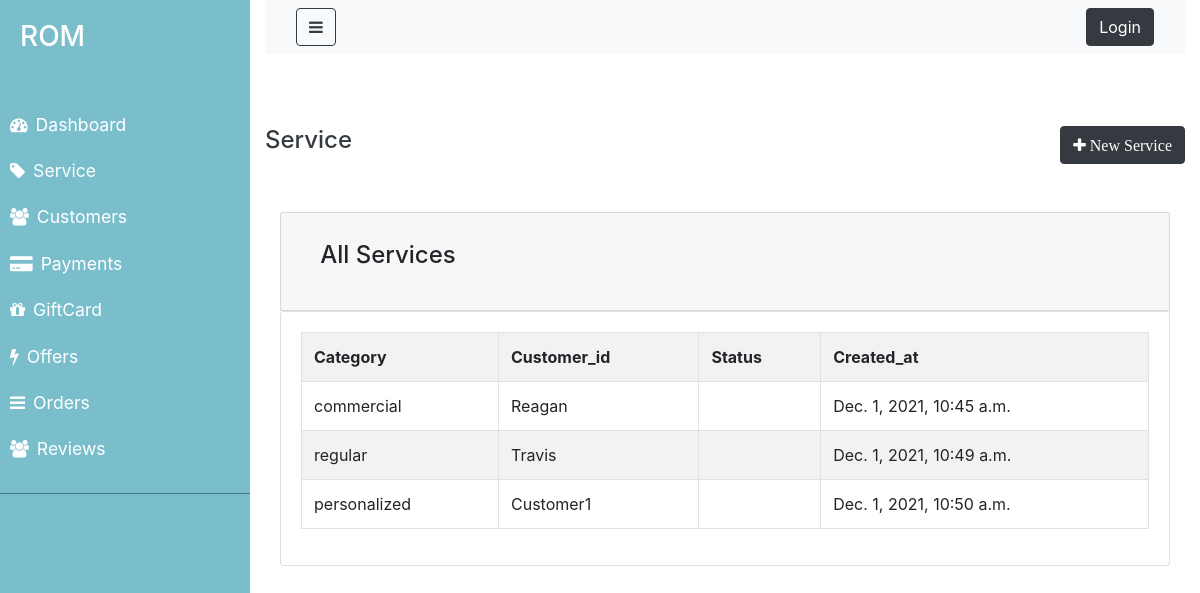
The app's page /service/ with its own data.
### ROM/models.py (models this page shows, shortened)
class Service(models.Model):
    CATEGORY=(
        ('regular', 'regular'),
        ('commercial', 'commercial'),
        ('personalized','personalized'),
    )
    category=models.CharField(max_length=100, null=False, blank=False,choices=CATEGORY, default='regular')
    description=models.TextField(null=False, blank=False)
    customer_id=models.ForeignKey('Customer',on_delete=models.CASCADE, blank=True,null=True)
    rating=models.IntegerField(null=True, blank=True)
    created_at=models.DateTimeField(auto_now_add=True)
    updated_at= models.DateTimeField(auto_now=True)

class Customer(models.Model):
    name=models.CharField(max_length=100, null=False, blank=False)
    email=models.CharField(max_length=100, null=False, blank=False)
    phone_number=models.IntegerField(null= True, blank= True)
    created_at=models.DateTimeField(auto_now_add=True)
    def __str__(self):
        return self.name

### ROM/views.py (the view)
# urls.py: path('service/', views.service, name="service"),
def service(request):
   service = Service.objects.all()
   return render(request, 'ROM/admin/service.html', {'service': service})

### ROM/templates/ROM/admin/service.html (shortened to what this page needs)
{% extends 'ROM/admin/layouts/admin_master.html' %}
{% block content %}
<br>
<div class= "container mt-3">
    <div class="row my-5">
        <h4 class="text-dark">Service</h4>
        <button class="btn btn-dark ml-auto" data-toggle="modal"
        data-target="#paymentModal">
        <i class ="fa fa-plus" aria-hidden="true"> New Service </i>
        </button>
    </div>
        <div class="row">
            <div class="col">
                <div class=" card card-header">
                    <h4 class="card-title">All Services</h4>
                </div>
                <div class="card card-body">
                    <table  class="table table-hover table-bordered table-striped">
                        <tr>
                            <th>Category</th>
                            <th>Customer_id</th>
                            <th>Status</th>
                            <th>Created_at</th>
                        </tr>
                        {% for object in service %}
                            <tr>
                                <td>{{object.category}}</td>
                                <td>{{object.customer_id}}</td>
                                <td>{{object.status}}</td>
                                <td>{{object.created_at}}</td>
                            </tr>
                        {% endfor %}
                    </table>
                </div>
            </div>
        </div>
</div>
{% endblock %}

### ROM/static/css/style.css (style rules this page uses)
body { background: color #ebeff5;; }
*, *::before, *::after { margin: 0; padding: 0; box-shadow: border-box; }
.card > * { padding: 1rem 1.2rem; }

### records on screen
Service: category "commercial", customer_id "Reagan", created_at "Dec. 1, 2021, 10:45 a.m."
Service: category "regular", customer_id "Travis", created_at "Dec. 1, 2021, 10:49 a.m."
Service: category "personalized", customer_id "Customer1", created_at "Dec. 1, 2021, 10:50 a.m."
